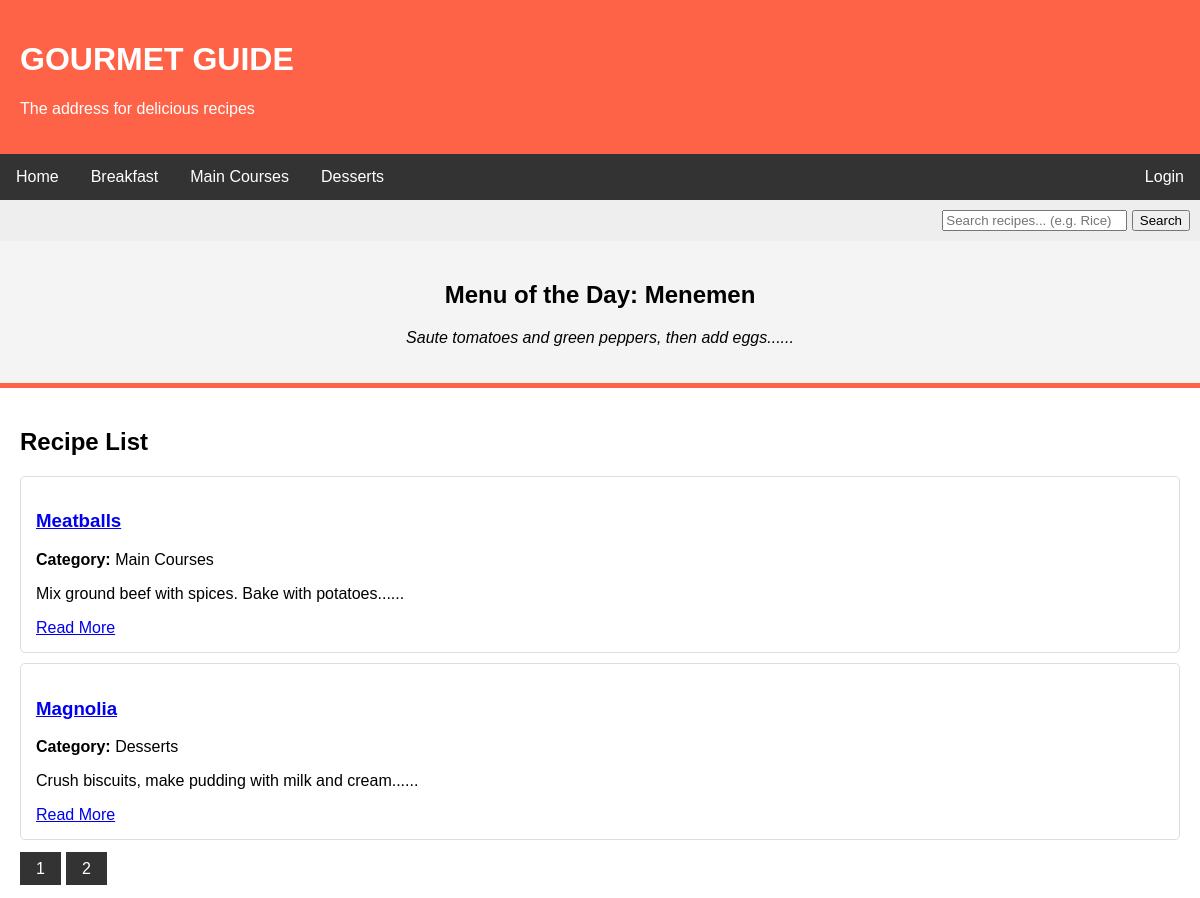
The app's page /index.php?page=2 with its own data.
### tables this page shows
CREATE TABLE `recipes` (
  `id` int(11) NOT NULL,
  `title` varchar(255) NOT NULL,
  `category` varchar(100) NOT NULL,
  `content` text NOT NULL,
  `image_url` varchar(255) DEFAULT NULL,
  `created_at` datetime DEFAULT current_timestamp()
);

### index.php (the view, shortened to what this page needs)
<?php include 'db.php'; ?>
<!DOCTYPE html>
<html lang="en">
<head>
</head>
<body>
    <div class="header">
        <h1>GOURMET GUIDE</h1>
        <p>The address for delicious recipes</p>
    </div>
    <div class="menu">
        <a href="index.php">Home</a>
        <a href="index.php?category=Breakfast">Breakfast</a>
        <a href="index.php?category=Main Courses">Main Courses</a>
        <a href="index.php?category=Desserts">Desserts</a>
        <a href="login.php" style="float:right">Login</a>
    </div>
    <div style="background:#eee; padding:10px; text-align:right;">
        <form action="index.php" method="GET">
            <input type="text" name="search" placeholder="Search recipes... (e.g. Rice)">
            <button type="submit">Search</button>
        </form>
    </div>
    <div class="slider">
        <?php
        $sql_slider = "SELECT * FROM recipes ORDER BY RAND() LIMIT 1";
        $result_slider = mysqli_query($link, $sql_slider);
        if($row = mysqli_fetch_assoc($result_slider)){
            echo "<h2>Menu of the Day: " . $row['title'] . "</h2>";
            echo "<p><i>" . substr($row['content'], 0, 50) . "...</i></p>";
        }
        ?>
    </div>
    <div class="container">
        <h2>Recipe List</h2>
        <?php
        $page = isset($_GET['page']) ? (int)$_GET['page'] : 1;
        $limit = 3;
        $offset = ($page - 1) * $limit;
        $where = "WHERE 1=1";
        $sql = "SELECT * FROM recipes $where LIMIT $offset, $limit";
        $result = mysqli_query($link, $sql);
        if(mysqli_num_rows($result) > 0){
            while($row = mysqli_fetch_assoc($result)){
                echo "<div class='recipe-box'>";
                echo "<h3><a href='detail.php?id=".$row['id']."'>" . $row['title'] . "</a></h3>";
                echo "<p><b>Category:</b> " . $row['category'] . "</p>";
                echo "<p>" . substr($row['content'], 0, 100) . "...</p>";
                echo "<a href='detail.php?id=".$row['id']."'>Read More</a>";
                echo "</div>";
            }
        } else {
            echo "No recipes found.";
        }
        ?>
        <div class="pagination">
            <?php
            $sql_total = "SELECT COUNT(*) as total FROM recipes $where";
            $res_total = mysqli_query($link, $sql_total);
            $data_total = mysqli_fetch_assoc($res_total);
            $total_pages = ceil($data_total['total'] / $limit);
            for($p = 1; $p <= $total_pages; $p++) {
                echo "<a href='index.php?page=$p'>$p</a>";
            }
            ?>
        </div>
    </div>
</body>
</html>

### index.php (style rules this page uses)
body { font-family: sans-serif; margin: 0; padding: 0; }
.header { background: #ff6347; padding: 20px; color: white; }
.menu { background: #333; overflow: hidden; }
.menu a { float: left; display: block; color: white; padding: 14px 16px; text-decoration: none; }
.slider { background-color: #f4f4f4; padding: 20px; text-align: center; border-bottom: 5px solid #ff6347; }
.container { padding: 20px; }
.recipe-box { border: 1px solid #ddd; padding: 15px; margin-bottom: 10px; border-radius: 5px; }
.pagination { margin-top: 20px; }
.pagination a { padding: 8px 16px; background: #333; color: white; text-decoration: none; margin-right: 5px; }

### records on screen
recipes: title "Menemen", content "Saute tomatoes and green peppers, then add eggs..."
recipes: title "Meatballs", category "Main Courses", content "Mix ground beef with spices. Bake with potatoes..."
recipes: title "Magnolia", category "Desserts", content "Crush biscuits, make pudding with milk and cream..."
